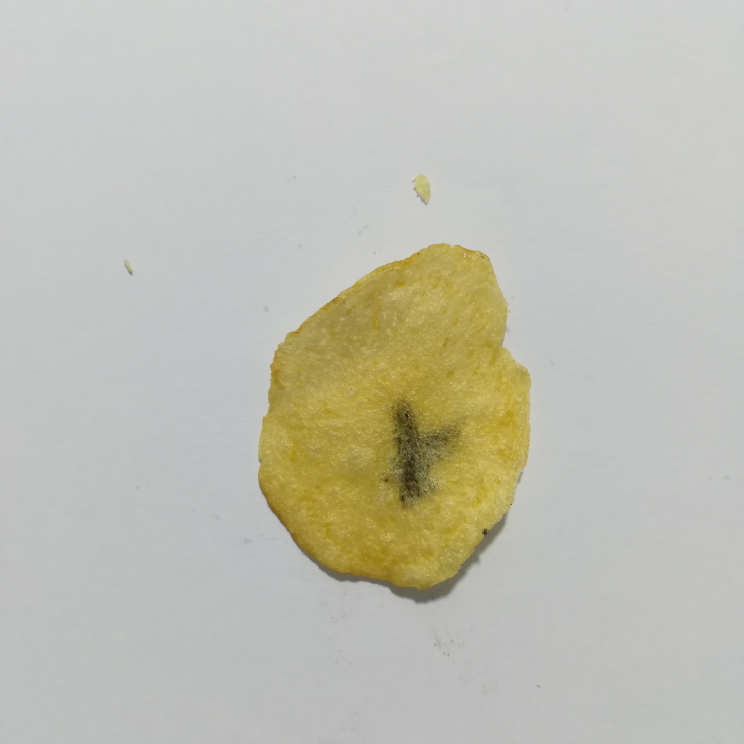
#> input picture Pepsico RnD Potato Lab Dataset/Test/Defective/IMG_20210319_005053.jpg, 2976 x 2976 px, found by its file name (shown at 1/4 size); its folder holds 4 pictures in this run
$ python potatochip_classification.py
#> lines starting #> are read from the running program, lines starting #| are printed output that depends on the picture
import cv2
import numpy as np
from sklearn.svm import SVR
from sklearn.metrics import mean_squared_error
from skimage.feature import hog
import os

def load_images_from_folder(folder):
    images = []
    for filename in os.listdir(folder):
        img = cv2.imread(os.path.join(folder, filename), cv2.IMREAD_GRAYSCALE)
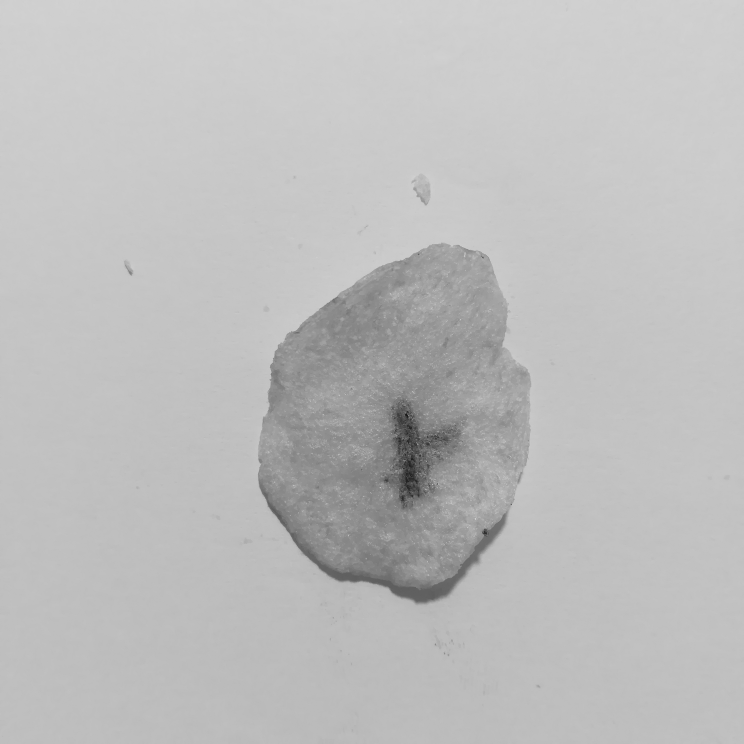
#> img: shape (2976, 2976) (shown at 1/4 size); min 9, max 255, mean 189.4
        if img is not None:
            images.append(img)
#> pass 2 of the loop in load_images_from_folder, `for filename in os.listdir(folder):`:
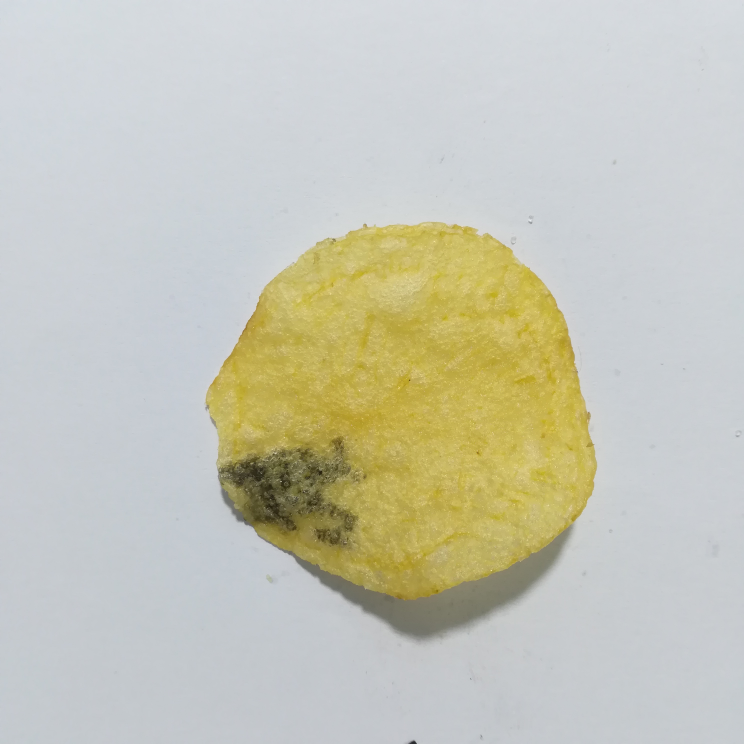
#> input picture Pepsico RnD Potato Lab Dataset/Test/Defective/IMG_20210319_005421.jpg, 2976 x 2976 px, found by its file name (shown at 1/4 size)
#> in load_images_from_folder, `img = cv2.imread(os.path.join(folder, filename), cv2.IMREAD_GRAYSCALE)`:
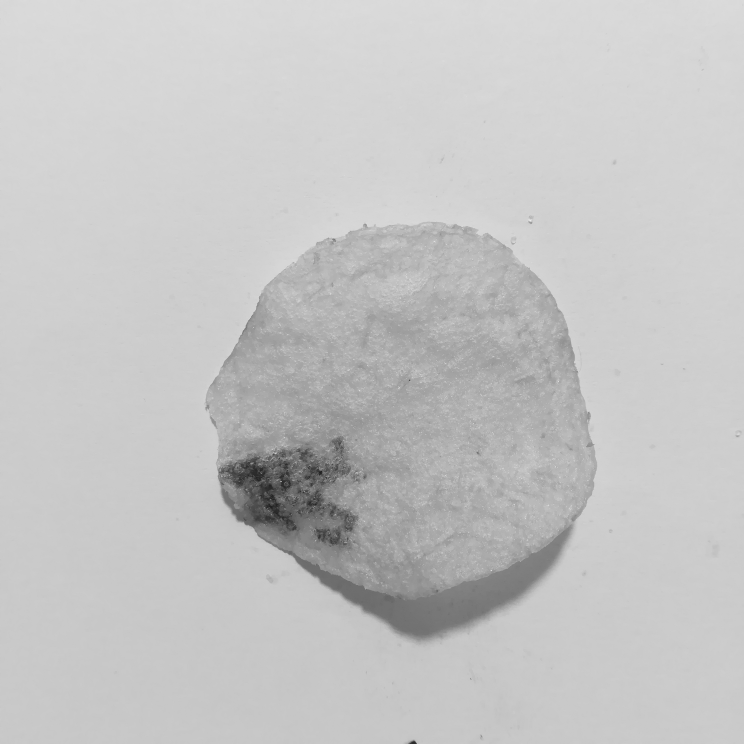
#> img: shape (2976, 2976) (shown at 1/4 size); min 11, max 255, mean 196.8
#> pass 3 of the loop in load_images_from_folder, `for filename in os.listdir(folder):`:
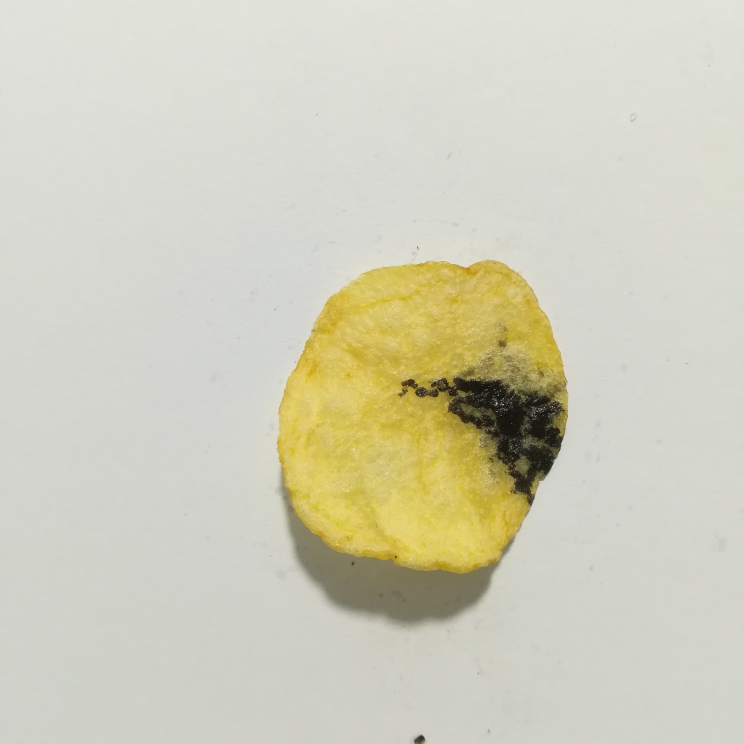
#> input picture Pepsico RnD Potato Lab Dataset/Test/Defective/IMG_20210319_005614.jpg, 2976 x 2976 px, found by its file name (shown at 1/4 size)
#> in load_images_from_folder, `img = cv2.imread(os.path.join(folder, filename), cv2.IMREAD_GRAYSCALE)`:
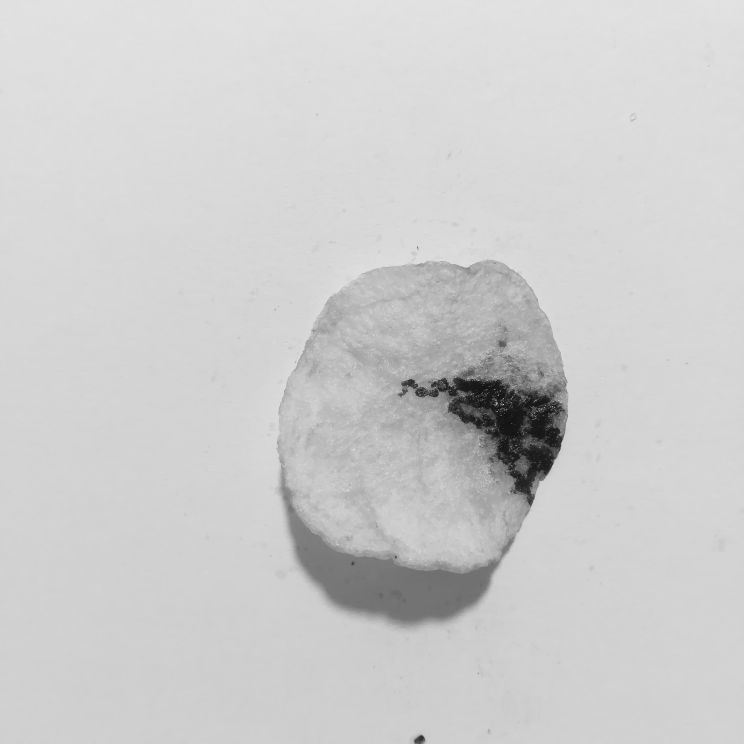
#> img: shape (2976, 2976) (shown at 1/4 size); min 0, max 255, mean 205.3
#> the loop made 4 passes; the first 3 are shown
    return images

def resize_images(images, new_size=(64, 64)):
    resized_images = [cv2.resize(img, new_size) for img in images]
    return resized_images

# Update the paths for the training dataset
train_defective_path = r'C:\Users\Dell\Desktop\Python\Pepsico RnD Potato Lab Dataset\Train\Defective'
train_non_defective_path = r'C:\Users\Dell\Desktop\Python\Pepsico RnD Potato Lab Dataset\Train\Non-Defective'

# Load training images and labels
train_defective_images = load_images_from_folder(train_defective_path)
#> (the run stopped early here; a loop or call above may not have finished)
